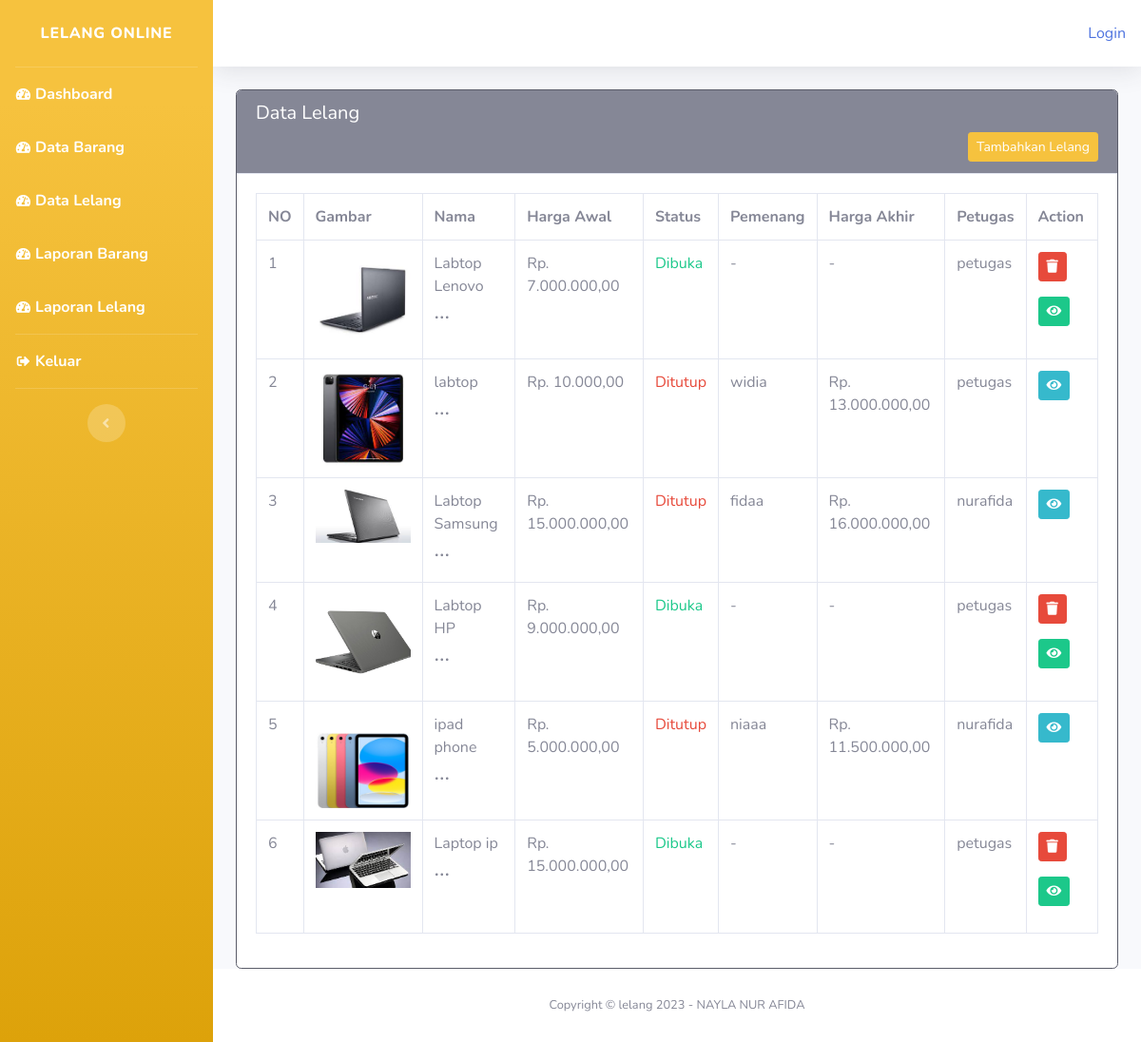
The app's page /index.php/petugas/data_lelang with its own data.
### tables this page shows
CREATE TABLE `tb_lelang` (
  `id_lelang` int(10) UNSIGNED NOT NULL,
  `id_barang` int(10) UNSIGNED NOT NULL,
  `tgl_lelang` datetime NOT NULL,
  `harga_akhir` int(20) UNSIGNED DEFAULT NULL,
  `id_petugas` int(10) UNSIGNED NOT NULL,
  `status` enum('dibuka','ditutup') NOT NULL,
  `pemenang` varchar(100) DEFAULT NULL
);

CREATE TABLE `tb_barang` (
  `id_barang` int(11) UNSIGNED NOT NULL,
  `nama_barang` varchar(25) NOT NULL,
  `gambar` varchar(255) NOT NULL,
  `tgl` date NOT NULL,
  `harga_awal` int(20) UNSIGNED NOT NULL,
  `deskripsi_barang` varchar(100) NOT NULL,
  `status_barang` tinyint(1) NOT NULL DEFAULT 0
);

CREATE TABLE `tb_petugas` (
  `id_petugas` int(10) UNSIGNED NOT NULL,
  `nama_petugas` varchar(25) NOT NULL,
  `username` varchar(25) NOT NULL,
  `password` varchar(96) NOT NULL,
  `id_level` int(11) UNSIGNED NOT NULL
);

### application/controllers/petugas/Data_lelang.php (called while the page is built, shortened)
<?php
class Data_lelang extends CI_Controller
{
	function __construct()
	{
		$this->load->model('Barang_model');
		$this->load->model('Lelang_model');
	}
	public function index()
	{
		$args['auctions'] = $this->Lelang_model->all();
		$this->load->view('templates_admin/header', $args);
		$this->load->view('templates_admin/sidebar_petugas', $args);
		$this->load->view('petugas/data_lelang/data_lelang', $args);
		$this->load->view('templates_admin/footer');
	}
}

### index.php (called while the page is built, shortened)
<?php
require_once BASEPATH.'core/CodeIgniter.php';

### application/models/Lelang_model.php (called while the page is built, shortened)
<?php
class Lelang_model extends CI_Model
{
	public function all()
	{
		return $this->db->order_by('id_lelang', 'desc')
			->join('tb_barang', 'tb_barang.id_barang=tb_lelang.id_barang', 'inner')
			->join('tb_petugas', 'tb_petugas.id_petugas=.tb_lelang.id_petugas', 'inner')
			->get('tb_lelang')->result_object();
	}
}

### application/views/petugas/data_lelang/data_lelang.php (the view, shortened to what this page needs)
<div class="container">
	<div class="row">
		<div class="col-md-12">
			<div class="card border-dark">
            <div class="card-header bg-secondary text-white">
			<h5>Data Lelang<h5>
			<a href="<?php echo base_url('petugas/data_lelang/create') ?>"
			class="btn btn-sm btn-warning float-right">Tambahkan Lelang</a>
			</div>
			<div class="card-body">
			<div class="table-responsive">
				<table class="table table-hover table-bordered">
					<tr>
						<th>NO</th>
						<th>Gambar</th>
                        <th>Nama</th>
						<th>Harga Awal</th>
						<th>Status</th>
						<th>Pemenang</th>
						<th>Harga Akhir</th>
						<th>Petugas</th>
						<th>Action</th>
					</tr>
					<?php $i = 1;
					foreach ($auctions as $auction) : ?>
						<tr>
							<td><?php echo $i; ?></td>
							<td>
								<img src="<?= base_url() . '/assets/images/barang/' . $auction->gambar ?>"
								width="100">
							</td>
							<td><?php echo $auction->nama_barang; ?><h4>...</h4></td>
							<td>Rp. <?= number_format($auction->harga_awal, 2, ',', '.'); ?></td>
							<td>
								<?php if ($auction->status == 'ditutup') :?>
									<div class="text-danger">Ditutup</div>
									<?php else:?>
										<div class="text-success">Dibuka</div>
								<?php endif;?>
							</td>
								<td>
								<?php if ($auction->pemenang == null) : ?>
										-
									<?php else : ?>
										<?= $auction->pemenang?>
									<?php endif; ?>
								</td>
								<td>
										<?php if ($auction->harga_akhir == null) : ?>
											-
										<?php else : ?>
											Rp. <?= number_format($auction->harga_akhir, 2, ',', '.') ?>
									<?php endif; ?>
								</td>
							<td><?= $auction->nama_petugas ?></td>
							<td>
								<?php if (empty($auction->status == 'ditutup')) : ?>
								<button onclick="hapusAdmin('<?= base_url('petugas/Data_Lelang/delete/' . $auction->id_lelang) ?>')"
								class="btn btn-danger btn-sm mb-3"><i class="fas fa-trash"></i></button>
								<?= anchor('petugas/Data_lelang/view/' . $auction->id_lelang,
								'<div class="btn btn-success btn-sm mb-3"><i class="fas fa-eye"></i></div>') ?>
								<?php else : ?>
								<?= anchor('petugas/Data_lelang/view/' . $auction->id_lelang,
								'<div class="btn btn-info btn-sm mb-3"><i class="fas fa-eye"></i></div>') ?>
								<?php endif; ?>
							</td>
						</tr>
					<?php $i++;
					endforeach; ?>
				</table>
				</div></div>
			</div>
		</div>
	</div>
</div>
</div>

### records on screen
tb_lelang: id_barang.gambar (picture), id_barang.nama_barang "Labtop Lenovo", id_barang.harga_awal "7.000.000,00", status "Dibuka", id_petugas.nama_petugas "petugas"
tb_lelang: id_barang.gambar (picture), id_barang.nama_barang "labtop", id_barang.harga_awal "10.000,00", status "Ditutup", pemenang "widia", harga_akhir "13.000.000,00", id_petugas.nama_petugas "petugas"
tb_lelang: id_barang.gambar (picture), id_barang.nama_barang "Labtop Samsung", id_barang.harga_awal "15.000.000,00", status "Ditutup", pemenang "fidaa", harga_akhir "16.000.000,00", id_petugas.nama_petugas "nurafida"
tb_lelang: id_barang.gambar (picture), id_barang.nama_barang "Labtop HP", id_barang.harga_awal "9.000.000,00", status "Dibuka", id_petugas.nama_petugas "petugas"
tb_lelang: id_barang.gambar (picture), id_barang.nama_barang "ipad phone", id_barang.harga_awal "5.000.000,00", status "Ditutup", pemenang "niaaa", harga_akhir "11.500.000,00", id_petugas.nama_petugas "nurafida"
tb_lelang: id_barang.gambar (picture), id_barang.nama_barang "Laptop ip", id_barang.harga_awal "15.000.000,00", status "Dibuka", id_petugas.nama_petugas "petugas"

### other values on screen
anchor('auth/login', 'Login') "Login"
